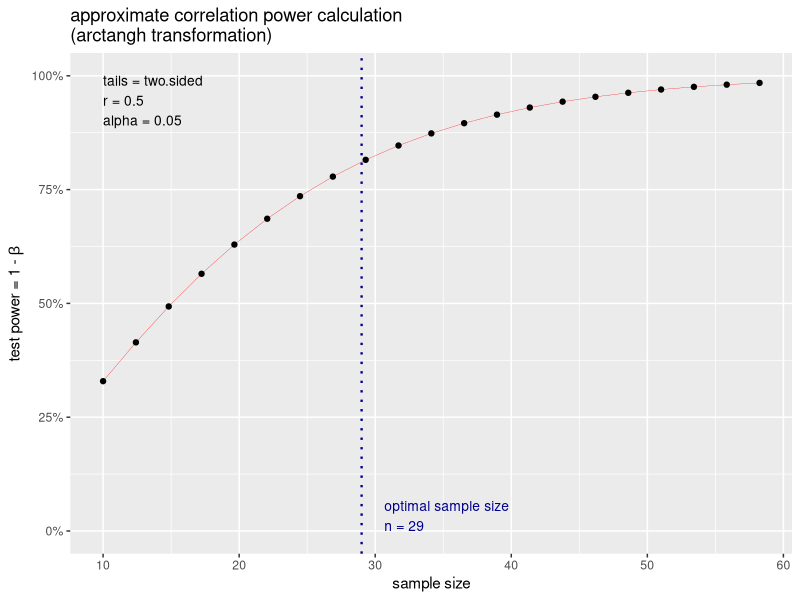
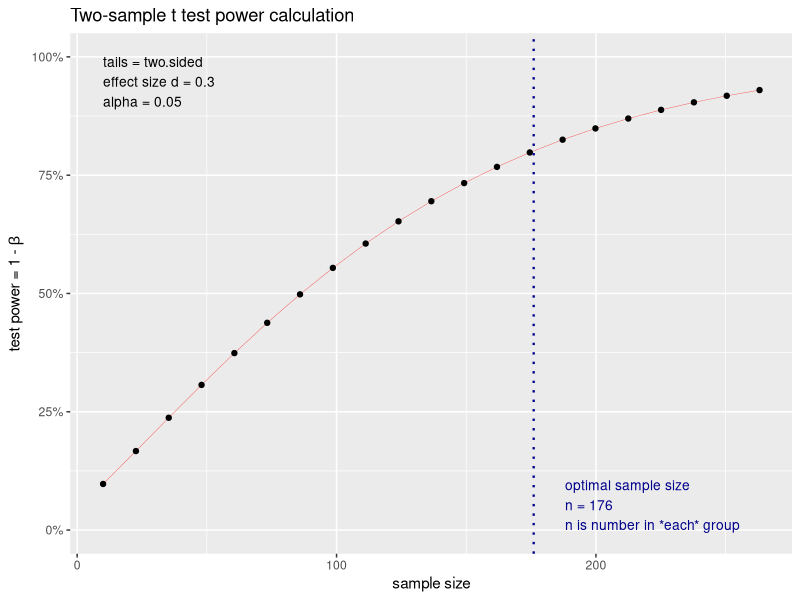

Recreate these plots in R, in order.
library("pwr")
install.packages("pwr")
remove.packages("pwr")

# power is the probability that a test will correctly give you a small p-value
cohen.ES(test = "r", size = "medium")

##### Power calculations for correlation test
# r is correlation coefficient 
# n is observations
r_power <- pwr.r.test(r = .5,
                      sig.level = .05,
                      power = .8,
                      alternative = "two.sided")
r_power
plot(r_power)

# d is the cohens D
# Type is the type of t test (usually two sample or paired)
t_power <- pwr.t.test(d=.3,
                      sig.level = .05,
                      power= .8,
                      type = "two.sample",
                      alternative = "two.sided")
t_power
plot(t_power)

dList <- list()
nList <- list()
for (i in seq(from=.1, to=.5, by=.1)){
  t_power <- pwr.t.test(d=i,
                        sig.level = .05,
                        power= .8,
                        type = "two.sample",
                        alternative = "two.sided")
  
  n <- t_power$n
  d <- t_power$d
  dList <- append(dList,d)
  nList <- append(nList,n)
  
}

# Turns lists into a dataframe
power <- do.call(rbind, Map(data.frame, d=dList, n=nList))
